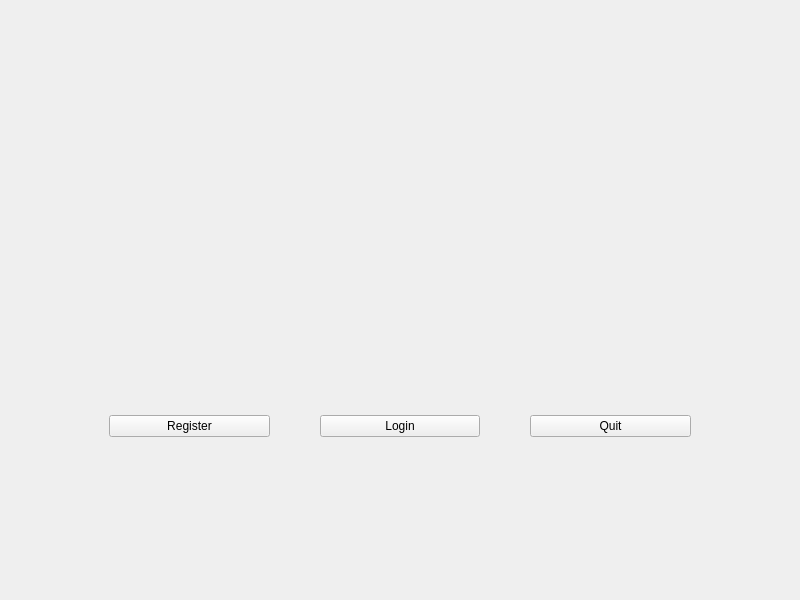
<?xml version="1.0" encoding="UTF-8"?>
<ui version="4.0">
 <class>MainWidget</class>
 <widget class="QWidget" name="MainWidget">
  <property name="geometry">
   <rect>
    <x>0</x>
    <y>0</y>
    <width>800</width>
    <height>600</height>
   </rect>
  </property>
  <property name="windowTitle">
   <string>Init Page</string>
  </property>
  <layout class="QVBoxLayout" name="verticalLayout">
   <property name="leftMargin">
    <number>100</number>
   </property>
   <property name="topMargin">
    <number>50</number>
   </property>
   <property name="rightMargin">
    <number>100</number>
   </property>
   <property name="bottomMargin">
    <number>50</number>
   </property>
   <item>
    <widget class="QWidget" name="widget" native="true">
     <layout class="QHBoxLayout" name="horizontalLayout">
      <property name="leftMargin">
       <number>0</number>
      </property>
      <property name="topMargin">
       <number>0</number>
      </property>
      <property name="rightMargin">
       <number>0</number>
      </property>
      <property name="bottomMargin">
       <number>0</number>
      </property>
      <item>
       <spacer name="horizontalSpacer">
        <property name="orientation">
         <enum>Qt::Horizontal</enum>
        </property>
        <property name="sizeType">
         <enum>QSizePolicy::Maximum</enum>
        </property>
        <property name="sizeHint" stdset="0">
         <size>
          <width>191</width>
          <height>20</height>
         </size>
        </property>
       </spacer>
      </item>
      <item>
       <widget class="QLabel" name="label">
        <property name="maximumSize">
         <size>
          <width>200</width>
          <height>200</height>
         </size>
        </property>
        <property name="text">
         <string/>
        </property>
        <property name="pixmap">
         <pixmap>../Image/welcome.jpg</pixmap>
        </property>
        <property name="scaledContents">
         <bool>true</bool>
        </property>
       </widget>
      </item>
      <item>
       <spacer name="horizontalSpacer_2">
        <property name="orientation">
         <enum>Qt::Horizontal</enum>
        </property>
        <property name="sizeType">
         <enum>QSizePolicy::Maximum</enum>
        </property>
        <property name="sizeHint" stdset="0">
         <size>
          <width>191</width>
          <height>20</height>
         </size>
        </property>
       </spacer>
      </item>
     </layout>
    </widget>
   </item>
   <item>
    <widget class="QWidget" name="widget_2" native="true">
     <layout class="QHBoxLayout" name="horizontalLayout_2">
      <property name="spacing">
       <number>50</number>
      </property>
      <item>
       <widget class="QPushButton" name="Register">
        <property name="text">
         <string>Register</string>
        </property>
       </widget>
      </item>
      <item>
       <widget class="QPushButton" name="Login">
        <property name="text">
         <string>Login</string>
        </property>
       </widget>
      </item>
      <item>
       <widget class="QPushButton" name="Quit">
        <property name="maximumSize">
         <size>
          <width>200</width>
          <height>16777215</height>
         </size>
        </property>
        <property name="text">
         <string>Quit</string>
        </property>
       </widget>
      </item>
     </layout>
    </widget>
   </item>
  </layout>
 </widget>
 <resources/>
 <connections/>
</ui>
